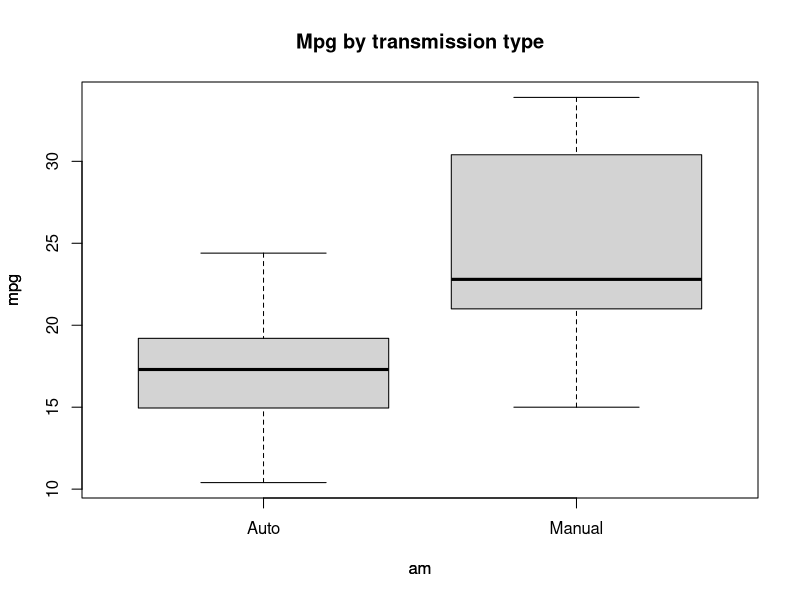
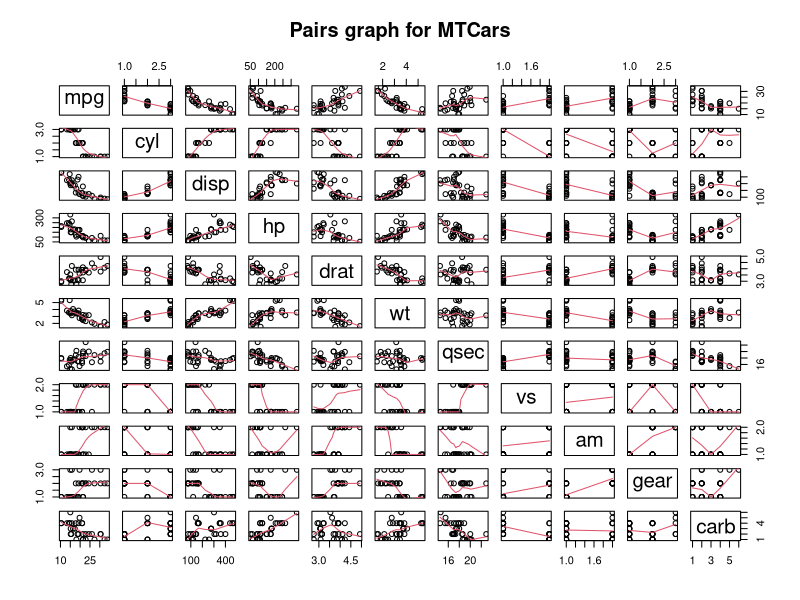
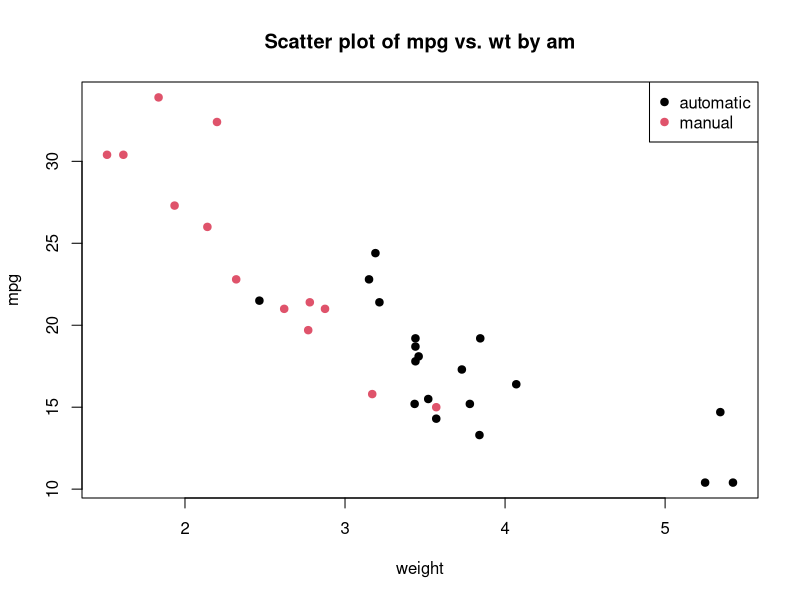
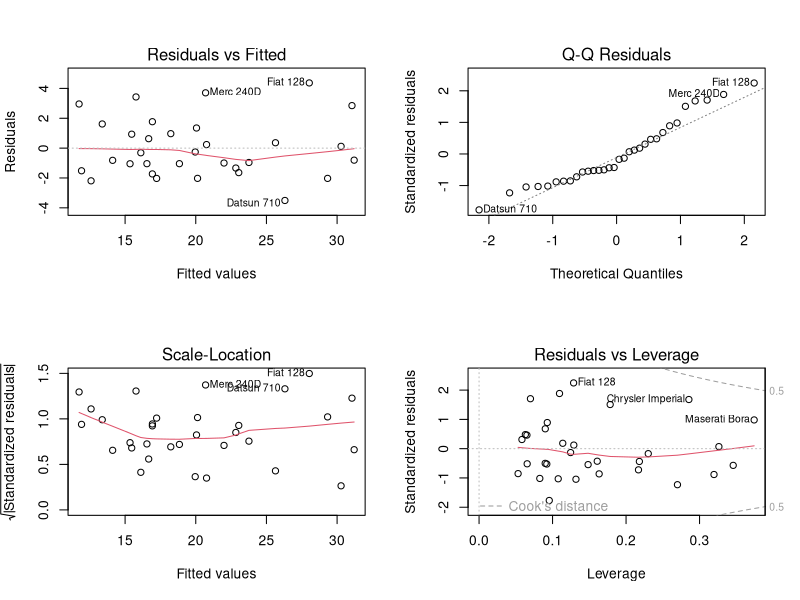

These figures' R source, in order:
## ---- chunk 1
data(mtcars)
str(mtcars)
## ---- chunk 2
mtcars$cyl <- factor(mtcars$cyl)
mtcars$vs <- factor(mtcars$vs)
mtcars$gear <- factor(mtcars$gear)
mtcars$carb <- factor(mtcars$carb)
mtcars$am <- factor(mtcars$am)
## ---- chunk 3
levels(mtcars$am) <- c("Auto", "Manual")
## ---- chunk 4
t.test(mpg ~ am, data = mtcars)
## ---- chunk 5
wilcox.test(mpg ~ am, data = mtcars)
## ---- chunk 6
model.all <- lm(mpg ~ ., data = mtcars)
n <- nrow(mtcars)
model.init <- step(model.all, direction = "backward", k = log(n))
## ---- chunk 7
summary(model.init)
## ---- chunk 8
model <- lm(mpg ~ wt + qsec + am + wt:am, data = mtcars)
summary(model)
## ---- chunk 9
anova(lm(mpg ~ am, data = mtcars), lm(mpg ~ am + wt, data = mtcars), model.init, model)
## ---- chunk 10
leverage <- hatvalues(model)
## ---- chunk 11
leverage[which(leverage > 0.5)]
## ---- chunk 12
influential <- dfbetas(model)
## ---- chunk 13
influential[which(abs(influential) > 1)]
## ---- chunk 14
plot(mpg ~ am, data = mtcars)
title(main = "Mpg by transmission type", xlab = "am", ylab = "mpg")
## ---- chunk 15
pairs(mtcars, panel = panel.smooth, main = "Pairs graph for MTCars")
## ---- chunk 16
plot(mtcars$wt, mtcars$mpg, col = mtcars$am, pch = 19, xlab = "weight", ylab = "mpg")
title(main = "Scatter plot of mpg vs. wt by am")
legend("topright", c("automatic", "manual"), col = 1:2, pch = 19)
## ---- chunk 17
par(mfrow = c(2, 2))
plot(model)
